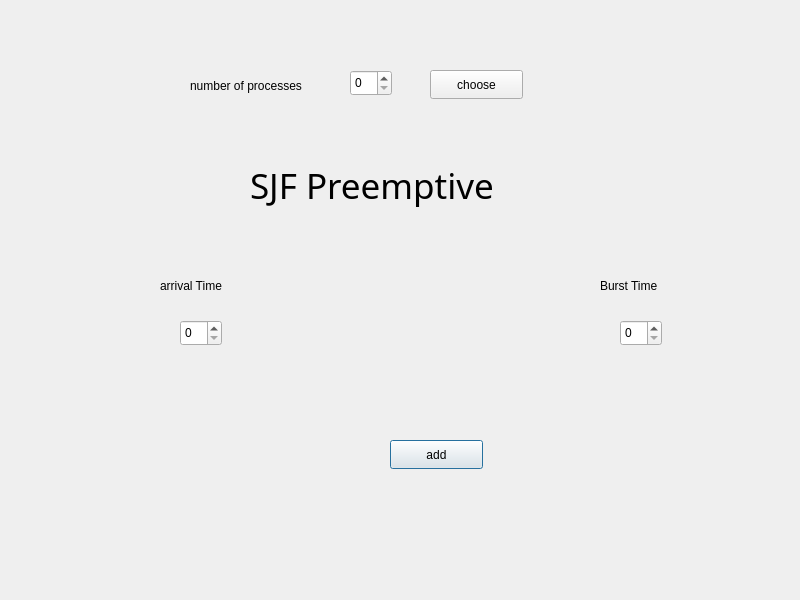
<?xml version="1.0" encoding="UTF-8"?>
<ui version="4.0">
 <class>sjf2</class>
 <widget class="QDialog" name="sjf2">
  <property name="geometry">
   <rect>
    <x>0</x>
    <y>0</y>
    <width>800</width>
    <height>600</height>
   </rect>
  </property>
  <property name="windowTitle">
   <string>Dialog</string>
  </property>
  <widget class="QPushButton" name="pushButton">
   <property name="geometry">
    <rect>
     <x>390</x>
     <y>440</y>
     <width>93</width>
     <height>29</height>
    </rect>
   </property>
   <property name="text">
    <string>add</string>
   </property>
  </widget>
  <widget class="QLabel" name="label_4">
   <property name="geometry">
    <rect>
     <x>600</x>
     <y>270</y>
     <width>111</width>
     <height>31</height>
    </rect>
   </property>
   <property name="text">
    <string>Burst Time</string>
   </property>
  </widget>
  <widget class="QSpinBox" name="num">
   <property name="geometry">
    <rect>
     <x>350</x>
     <y>70</y>
     <width>42</width>
     <height>26</height>
    </rect>
   </property>
  </widget>
  <widget class="QLabel" name="label_2">
   <property name="geometry">
    <rect>
     <x>190</x>
     <y>70</y>
     <width>161</width>
     <height>31</height>
    </rect>
   </property>
   <property name="text">
    <string>number of processes</string>
   </property>
  </widget>
  <widget class="QSpinBox" name="btime">
   <property name="geometry">
    <rect>
     <x>620</x>
     <y>320</y>
     <width>42</width>
     <height>26</height>
    </rect>
   </property>
  </widget>
  <widget class="QPushButton" name="choose">
   <property name="geometry">
    <rect>
     <x>430</x>
     <y>70</y>
     <width>93</width>
     <height>29</height>
    </rect>
   </property>
   <property name="text">
    <string>choose</string>
   </property>
  </widget>
  <widget class="QLabel" name="label_5">
   <property name="geometry">
    <rect>
     <x>160</x>
     <y>270</y>
     <width>111</width>
     <height>31</height>
    </rect>
   </property>
   <property name="text">
    <string>arrival Time</string>
   </property>
  </widget>
  <widget class="QSpinBox" name="btime_2">
   <property name="geometry">
    <rect>
     <x>180</x>
     <y>320</y>
     <width>42</width>
     <height>26</height>
    </rect>
   </property>
  </widget>
  <widget class="QLabel" name="title_2">
   <property name="geometry">
    <rect>
     <x>250</x>
     <y>130</y>
     <width>371</width>
     <height>111</height>
    </rect>
   </property>
   <property name="font">
    <font>
     <family>Impact</family>
     <pointsize>26</pointsize>
    </font>
   </property>
   <property name="text">
    <string>SJF Preemptive</string>
   </property>
  </widget>
 </widget>
 <resources/>
 <connections/>
</ui>
